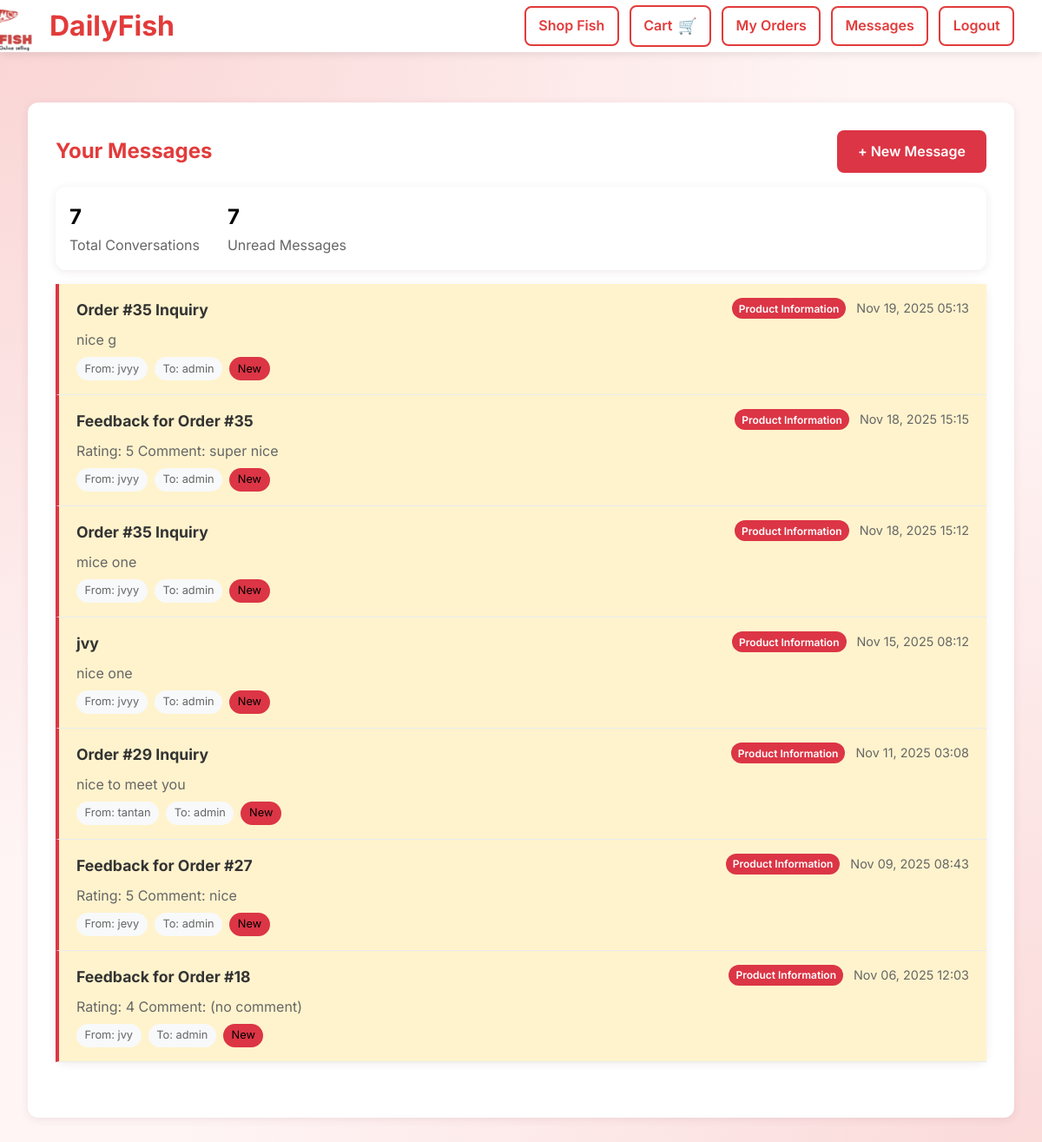
/messages/ (signed in), run on the app's committed database.
### myapp/models.py (models this page shows, shortened)
class Message(models.Model):
    MESSAGE_TYPES = [
        ('general', 'General Question'),
        ('freshness', 'Freshness Inquiry'),
        ('delivery', 'Delivery Time'),
        ('product', 'Product Information'),
        ('other', 'Other'),
    ]
    sender = models.ForeignKey(User, on_delete=models.CASCADE, related_name='sent_messages')
    recipient = models.ForeignKey(User, on_delete=models.CASCADE, related_name='received_messages')
    message_type = models.CharField(max_length=20, choices=MESSAGE_TYPES, default='general')
    subject = models.CharField(max_length=200)
    content = models.TextField()
    is_read = models.BooleanField(default=False)
    created_at = models.DateTimeField(auto_now_add=True)
    updated_at = models.DateTimeField(auto_now=True)
    class Meta:
        ordering = ['-created_at']

### myapp/views.py (the view)
# urls.py: path('messages/', views.message_center, name='message_center'),
@login_required
def message_center(request):
    user_role = request.session.get('user_role')
    conversations = Message.objects.filter(
        Q(sender=request.user) | Q(recipient=request.user)
    ).order_by('-created_at').distinct()
    unread_count = Message.objects.filter(recipient=request.user, is_read=False).count()
    context = {
        'conversations': conversations,
        'unread_count': unread_count,
        'user_role': user_role,
    }
    return render(request, 'message_center.html', context)

### myapp/context_processors.py (called while the page is built)
def location(request):
    loc = request.session.get('location') or {}
    parts = []
    if loc.get('municipality'):
        parts.append(loc.get('municipality'))
    if loc.get('barangay'):
        parts.append(loc.get('barangay'))
    if loc.get('province'):
        parts.append(loc.get('province'))
    display = ', '.join(parts) if parts else ''
    return {
        'location_display': display
    }

def cart_info(request):
    count = 0
    user = getattr(request, 'user', None)
    if user and user.is_authenticated:
        try:
            cart, _ = Cart.objects.get_or_create(user=user)
            count = cart.get_total_items()
        except Exception:
            count = 0
    return {
        'cart_item_count': count,
    }

### myapp/models.py (called while the page is built)
    def get_total_items(self):
        return sum(item.quantity_kg for item in self.items.all())

### templates/message_center.html (shortened to what this page needs)
{% load static %}
<!DOCTYPE html>
<html lang="en">
<head>
    <link rel="stylesheet" href="{% static 'css/styles.css' %}">
    <link rel="stylesheet" href="https://cdnjs.cloudflare.com/ajax/libs/font-awesome/6.4.0/css/all.min.css">
</head>
<body>
    <header class="header">
        <div class="header-content">
            <a href="{% url 'fish_list' %}" class="logo">
                <img src="{% static 'image/fish.png' %}" alt="DailyFish Logo">
                <span class="logo-text">DailyFish</span>
            </a>
            <nav class="nav" style="display: flex; align-items: center; gap: 0.75rem;">
                <a href="{% url 'fish_list' %}" style="padding: .5rem .9rem; background: white; color: #e23b3b; border: 2px solid #e23b3b; border-radius: 8px; text-decoration: none; font-weight: 600; transition: all 0.3s ease;">Shop Fish</a>
                <a href="{% url 'cart' %}" style="display:flex; align-items:center; gap:.4rem; padding: .5rem .9rem; background: white; color: #e23b3b; border: 2px solid #e23b3b; border-radius: 8px; text-decoration: none; font-weight: 600; transition: all 0.3s ease;">
                    <span>Cart</span>
                    <span style="font-size: 1.1rem;">🛒</span>
                </a>
                <a href="{% url 'order_history' %}" style="padding: .5rem .9rem; background: white; color: #e23b3b; border: 2px solid #e23b3b; border-radius: 8px; text-decoration: none; font-weight: 600; transition: all 0.3s ease;">My Orders</a>
                <a href="{% url 'message_center' %}" style="padding: .5rem .9rem; background: white; color: #e23b3b; border: 2px solid #e23b3b; border-radius: 8px; text-decoration: none; font-weight: 600; transition: all 0.3s ease;">Messages</a>
                <a href="{% url 'logout' %}" style="padding: .5rem .9rem; background: white; color: #e23b3b; border: 2px solid #e23b3b; border-radius: 8px; text-decoration: none; font-weight: 600; transition: all 0.3s ease;">Logout</a>
            </nav>
        </div>
    </header>
    <footer class="mobile-footer">
        <div class="mobile-footer-nav">
            <a href="{% url 'fish_list' %}">
                <span>Home</span>
            </a>
            <a href="{% url 'cart' %}">
                <span>Cart</span>
                <span class="cart-badge" id="mobile-cart-count">0</span>
            </a>
            <a href="{% url 'order_history' %}">
                <span>Orders</span>
            </a>
            <a href="{% url 'message_center' %}" class="active">
                <span>Messages</span>
            </a>
            <a href="{% url 'logout' %}">
                <span>Logout</span>
            </a>
        </div>
    </footer>
    <div class="container">
        <section class="main-content" style="margin-top: 60px;">
            <div style="display:flex; justify-content:space-between; align-items:center; gap:1rem; margin-bottom:1rem;">
                <h2 style="margin:0; color: #e23b3b;">Your Messages</h2>
                <a href="{% url 'send_message' %}" class="btn btn-primary">+ New Message</a>
            </div>
            <div class="main-content" style="padding:1rem; margin:0 0 1rem 0;">
                <div style="display:flex; gap:2rem; align-items:center;">
                    <div>
                        <p style="font-size:1.5rem; font-weight:700; margin:0; color:#000;">{{ conversations|length }}</p>
                        <p style="margin:0; color: var(--muted);">Total Conversations</p>
                    </div>
                    <div>
                        <p style="font-size:1.5rem; font-weight:700; margin:0; color:#000;">{{ unread_count }}</p>
                        <p style="margin:0; color: var(--muted);">Unread Messages</p>
                    </div>
                </div>
            </div>
            <div class="main-content" style="padding:0;">
                {% if conversations %}
                    {% for message in conversations %}
                        <div class="message-item {% if not message.is_read and message.recipient == request.user %}unread{% endif %}" data-url="{% url 'view_message' message.id %}" style="padding:1rem 1.25rem; border-bottom:1px solid #e9ecef; cursor:pointer;">
                            <div class="message-header-row" style="display:flex; justify-content:space-between; align-items:flex-start; gap:1rem;">
                                <h3 class="message-subject" style="margin:0; font-size:1.1rem;">{{ message.subject }}</h3>
                                <div class="message-meta" style="display:flex; gap:0.75rem; color: var(--muted); font-size:0.9rem;">
                                    <span class="message-type" style="background: var(--old-mauve); color: var(--white); padding:0.15rem 0.5rem; border-radius:999px; font-size:0.75rem; font-weight:600;">{{ message.get_message_type_display }}</span>
                                    <span>{{ message.created_at|date:"M d, Y H:i" }}</span>
                                </div>
                            </div>
                            <p class="message-preview" style="color: var(--muted); margin:0.5rem 0 0 0; line-height:1.5;">{{ message.content|truncatewords:20 }}</p>
                            <div class="message-participants" style="display:flex; gap:0.5rem; align-items:center; margin-top:0.5rem; flex-wrap:wrap;">
                                <span class="participant" style="background: var(--light-gray); color: var(--muted); padding:0.2rem 0.6rem; border-radius:999px; font-size:0.8rem;">From: {{ message.sender.username }}</span>
                                <span class="participant" style="background: var(--light-gray); color: var(--muted); padding:0.2rem 0.6rem; border-radius:999px; font-size:0.8rem;">To: {{ message.recipient.username }}</span>
                                {% if not message.is_read and message.recipient == request.user %}
                                    <span class="participant" style="background: var(--danger); color: #000; padding:0.2rem 0.6rem; border-radius:999px; font-size:0.8rem;">New</span>
                                {% endif %}
                            </div>
                        </div>
                    {% endfor %}
                {% else %}
                    <div class="empty-state">
                        <h3>No messages yet</h3>
                        <p>Start a conversation by sending a message to a seller or buyer.</p>
                    </div>
                {% endif %}
            </div>
        </section>
    </div>
</body>
</html>

### static/css/styles.css (style rules this page uses)
:root { --old-mauve: #dc3545; --old-mauve-light: #e85a68; --old-mauve-dark: #b02a37; --old-mauve-accent: #f08a96; --white: #ffffff; --light-gray: #f8f9fa; --dark-gray: #333333; --muted: #666; --success: #28a745; --warning: #ffc107; --danger: #dc3545; --shadow: 0 2px 10px rgba(103, 49, 71, 0.1); --shadow-hover: 0 4px 20px rgba(103, 49, 71, 0.2); }
* { box-sizing: border-box; margin: 0; padding: 0; }
body { font-family: 'Inter', system-ui, -apple-system, 'Segoe UI', Roboto, Helvetica, Arial, sans-serif; color: var(--dark-gray); background-color: var(--light-gray); line-height: 1.6; }
.header { background: linear-gradient(135deg, var(--old-mauve) 0%, var(--old-mauve-light) 100%); color: var(--white); padding: 1rem 0; box-shadow: var(--shadow); position: sticky; top: 0; z-index: 1000; }
.header-content { max-width: 1200px; margin: 0 auto; padding: 0 2rem; display: flex; justify-content: space-between; align-items: center; }
.logo { font-size: 2rem; font-weight: 700; text-decoration: none; color: var(--white); }
.nav { display: flex; gap: 2rem; align-items: center; }
.nav a { color: var(--white); text-decoration: none; font-weight: 500; transition: opacity 0.3s ease; }
.container { max-width: 1200px; margin: 0 auto; padding: 2rem; }
.main-content { background: var(--white); border-radius: 12px; padding: 2rem; box-shadow: var(--shadow); margin-bottom: 2rem; }
.btn { display: inline-block; padding: 0.75rem 1.5rem; border-radius: 8px; text-decoration: none; font-weight: 600; transition: all 0.3s ease; border: none; cursor: pointer; font-size: 1rem; }
.btn-primary { background: var(--old-mauve); color: var(--white); }
.message-item { transition: background-color 0.2s ease; }
.message-item.unread { background: #fff3cd; border-left: 4px solid var(--danger); }

### templates/message_center.html (style rules this page uses)
body { background: radial-gradient(circle at top left, rgba(226, 59, 59, 0.18), transparent 55%), radial-gradient(circle at bottom right, rgba(226, 59, 59, 0.15), transparent 55%), #fff5f5; font-family: 'Inter', sans-serif; margin: 0; padding: 0; }
.header { background: white; box-shadow: 0 2px 10px rgba(0,0,0,0.1); position: fixed; top: 0; left: 0; right: 0; z-index: 1001; height: 60px; }
.header .header-content { display: flex; align-items: center; justify-content: space-between; padding: 0.75rem 2rem; height: 100%; }
.logo { display: flex; align-items: center; text-decoration: none; color: #e23b3b; transition: all 0.3s ease; position: relative; }
.logo-text { font-size: 2rem; font-weight: 700; padding-left: 25px; }
.logo img { position: absolute; left: -190px; top: 50%; transform: translateY(-50%); width: 280px; height: auto; }

### data on the page
Message: subject "Order #35 Inquiry", message_type "Product Information", created_at "Nov 19, 2025 05:13", content "nice g", sender.username "jvyy", recipient.username "admin", is_read "New"
Message: subject "Feedback for Order #35", message_type "Product Information", created_at "Nov 18, 2025 15:15", content "Rating: 5 Comment: super nice", sender.username "jvyy", recipient.username "admin", is_read "New"
Message: subject "Order #35 Inquiry", message_type "Product Information", created_at "Nov 18, 2025 15:12", content "mice one", sender.username "jvyy", recipient.username "admin", is_read "New"
Message: subject "jvy", message_type "Product Information", created_at "Nov 15, 2025 08:12", content "nice one", sender.username "jvyy", recipient.username "admin", is_read "New"
Message: subject "Order #29 Inquiry", message_type "Product Information", created_at "Nov 11, 2025 03:08", content "nice to meet you", sender.username "tantan", recipient.username "admin", is_read "New"
Message: subject "Feedback for Order #27", message_type "Product Information", created_at "Nov 09, 2025 08:43", content "Rating: 5 Comment: nice", sender.username "jevy", recipient.username "admin", is_read "New"
Message: subject "Feedback for Order #18", message_type "Product Information", created_at "Nov 06, 2025 12:03", content "Rating: 4 Comment: (no comment)", sender.username "jvy", recipient.username "admin", is_read "New"

### other printed values
{{ conversations|length }} "7"
{{ unread_count }} "7"
